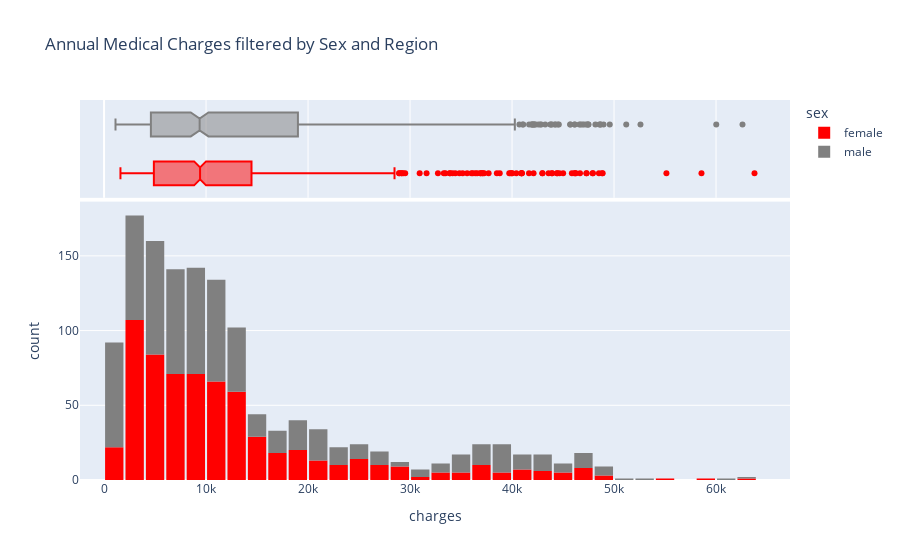

The code cell stored with this chart in its notebook:
### Code cell
fig = px.histogram(medical_df, x='charges', color='sex', marginal='box',
                    color_discrete_sequence=['red', 'grey'],
                    title='Annual Medical Charges filtered by Sex and Region')
fig.update_layout(bargap=0.1)
fig.show()

### Figure 1 — Plotly figure (JSON) as saved in the notebook; plotly's stock layout.template omitted (floating-point values rounded to 4 significant figures; data arrays with more than 128 entries replaced by an {"elided": "..."} marker saying what was removed)
{"data": [{"bingroup": "x", "hovertemplate": "sex=female<br>charges=%{x}<br>count=%{y}<extra></extra>", "legendgroup": "female", "marker": {"color": "red", "pattern": {"shape": ""}}, "name": "female", "orientation": "v", "showlegend": true, "type": "histogram", "x": {"elided": "662 float values"}, "xaxis": "x", "yaxis": "y"}, {"hovertemplate": "sex=female<br>charges=%{x}<extra></extra>", "legendgroup": "female", "marker": {"color": "red"}, "name": "female", "notched": true, "showlegend": false, "type": "box", "x": {"elided": "662 float values"}, "xaxis": "x2", "yaxis": "y2"}, {"bingroup": "x", "hovertemplate": "sex=male<br>charges=%{x}<br>count=%{y}<extra></extra>", "legendgroup": "male", "marker": {"color": "grey", "pattern": {"shape": ""}}, "name": "male", "orientation": "v", "showlegend": true, "type": "histogram", "x": {"elided": "676 float values"}, "xaxis": "x", "yaxis": "y"}, {"hovertemplate": "sex=male<br>charges=%{x}<extra></extra>", "legendgroup": "male", "marker": {"color": "grey"}, "name": "male", "notched": true, "showlegend": false, "type": "box", "x": {"elided": "676 float values"}, "xaxis": "x2", "yaxis": "y2"}], "layout": {"bargap": 0.1, "barmode": "relative", "legend": {"title": {"text": "sex"}, "tracegroupgap": 0}, "title": {"text": "Annual Medical Charges filtered by Sex and Region"}, "xaxis": {"anchor": "y", "domain": [0, 1], "title": {"text": "charges"}}, "xaxis2": {"anchor": "y2", "domain": [0, 1], "matches": "x", "showgrid": true, "showticklabels": false}, "yaxis": {"anchor": "x", "domain": [0, 0.7326], "title": {"text": "count"}}, "yaxis2": {"anchor": "x2", "domain": [0.7426, 1], "matches": "y2", "showgrid": false, "showline": false, "showticklabels": false, "ticks": ""}}}
